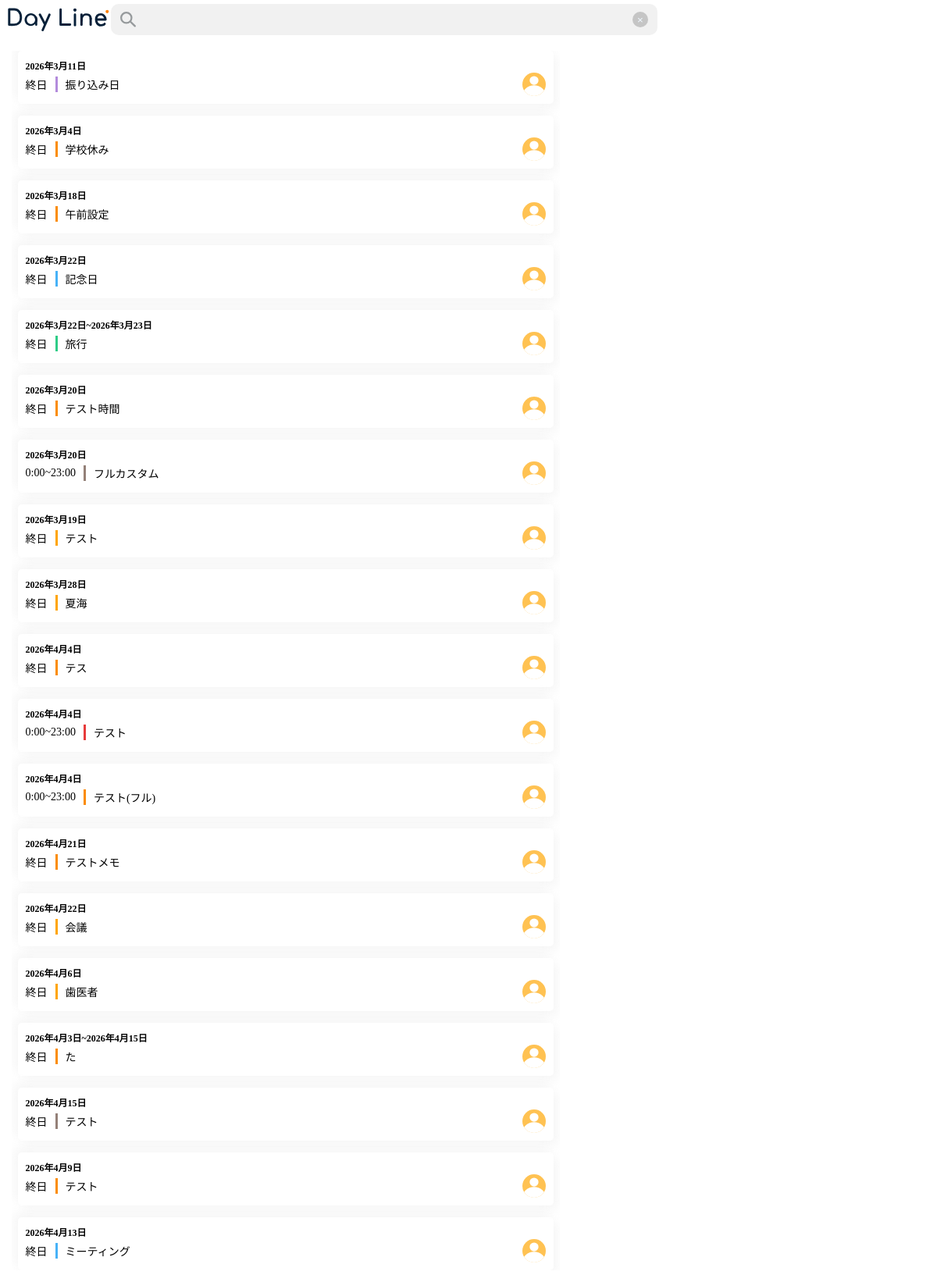
Page /index/event/search/ (signed in) on the earlier database version.
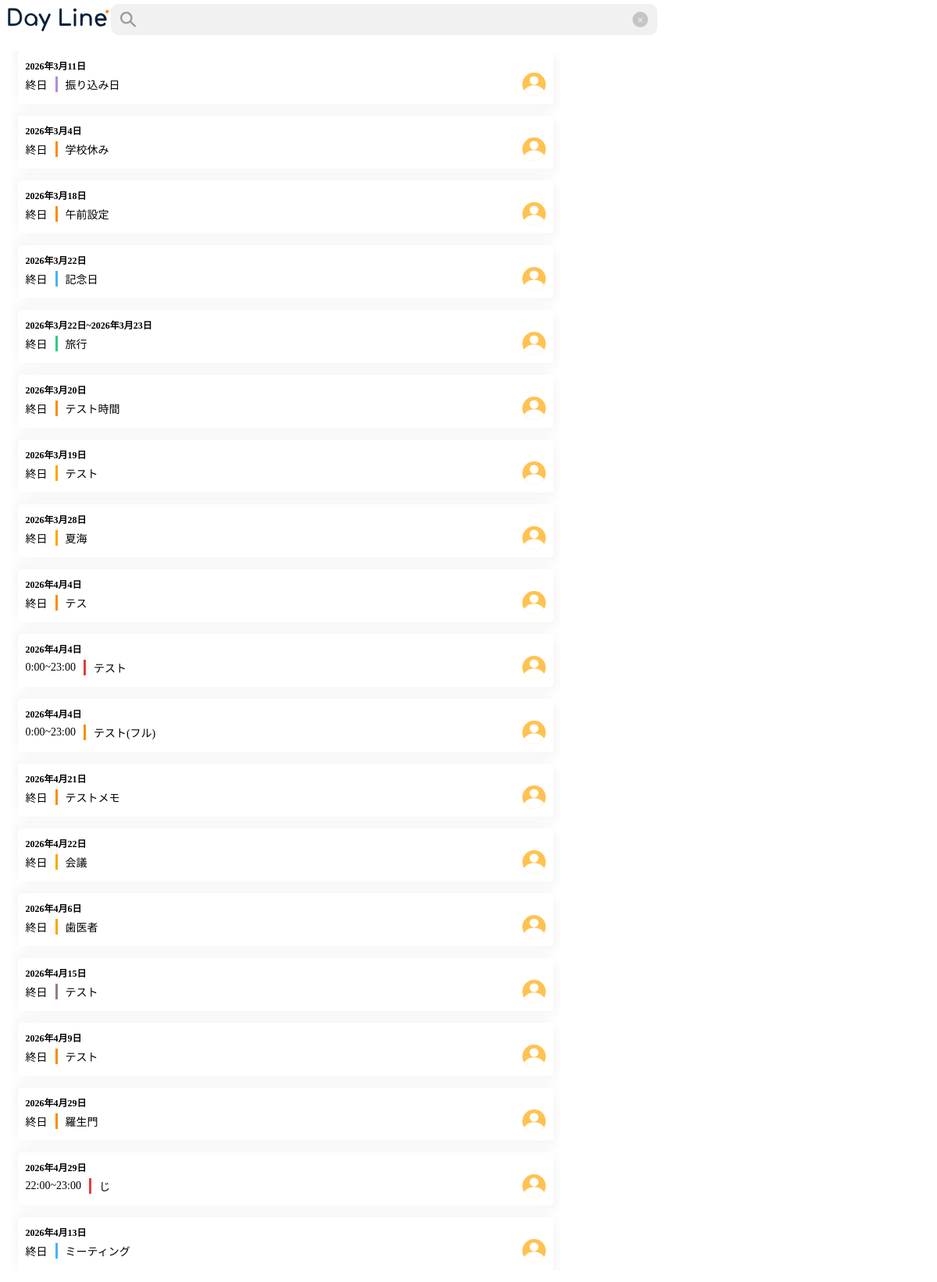
Same page on the later database version.
### DayLine_1_DayLine/models.py (models this page shows, shortened)
class Event(models.Model):
    class Meta:
        verbose_name = "予定"
        verbose_name_plural = "予定"
    created_at = models.DateTimeField(auto_now_add=True)
    updated_at = models.DateTimeField(auto_now=True)
    id = models.UUIDField(
        primary_key=True,
        default=uuid.uuid4,
    )
    room = models.ForeignKey(
        Room,
        verbose_name='ルーム',
        on_delete=models.CASCADE,
        related_name='events',
        null=True
    )
    title = models.CharField(
        verbose_name='タイトル',
        max_length=100,
    )
    created_by = models.ForeignKey(
        CustomUser,
        verbose_name='作成者',
        on_delete=models.SET_NULL,
        null=True
    )
    start_date = models.DateField(
        verbose_name='開始日',
    )
    start_time = models.TimeField(
        verbose_name='開始時間',
        default=datetime.time(0, 0, 0),
        blank=True
    )
    end_date = models.DateField(
        verbose_name='終了日',
        null=True,
        blank=True
    )
    end_time = models.TimeField(
        verbose_name='終了時間',
        default=datetime.time(23, 0, 0),
        null=True,
        blank=True
    )
    allday = models.BooleanField(
        verbose_name='終日設定',
        default=True
    )
    color = models.ForeignKey(
        Color,
        verbose_name="色",
        on_delete=models.SET_NULL,
        null=True,
        blank=True
    )
    repeat = models.ForeignKey(
        Repeat,
        verbose_name="繰り返し",
        on_delete=models.SET_NULL,
        null=True,
        blank=True
    )
    url = models.URLField(
        verbose_name="URL",
        null=True,
        blank=True
    )
    location = models.CharField(
        verbose_name="場所",
        null=True,
        blank=True,
        max_length=100
    )
    memo = models.TextField(
        verbose_name="メモ",
        null=True,
        blank=True,
        max_length=500
    )

### DayLine_1_DayLine/views.py (the view)
# urls.py: path('event/search/', views.SearchEvent.as_view(), name='search_event'),
class SearchEvent(ListView):
    template_name = "serch_event.html"
    model = Event
    def get_queryset(self):
        query = self.request.GET.get('query')
        queryset = Event.objects.filter(
            room__roommember__user=self.request.user
        ).distinct()
        if query:
            event_list = queryset.filter(
                title__icontains=query
            )
        else:
            event_list = queryset.all()
        return event_list

### DayLine_1_DayLine/templates/serch_event.html (shortened to what this page needs)
{% load static %}
<!DOCTYPE html>
<html lang="en">
<head>
    <link rel="stylesheet" href="{% static 'css/index/header.css' %}">
    <link rel="stylesheet" href="{% static 'css/index/search.css' %}">
</head>
<body>
    <header>
        <a href="{% url "DayLine_1_DayLine:index" %}">
            <div class="header-1">
                <img src="{% static 'img/DayLine2.svg' %}" alt="" height="30px">
            </div>
        </a>
        <form action="" method="GET">
            <div class="search-box">
                <div class="search-icon"><img src="{% static "img/検索.svg" %}" alt=""></div>
                <input id="event-search-box" type="text" name="query" value="{{ request.GET.query }}">
                <p><button type="button" id="event-search-box-crear" class="search-clear-btn">×</button></p>
            </div>
        </form>
    </header>
    <main>
        <div class="search_results">
            {% for search in object_list %}
            <div class="search-result">
                {% if search.start_date == search.end_date %}
                <div class="search-result-date">{{search.start_date}}</div>
                {% else %}
                <div class="search-result-date">{{search.start_date}}~{{search.end_date}}</div>
                {% endif %}
                <div class="search-result-detail">
                    {% if search.allday %}
                    <div class="search-result-detail-time">終日</div>
                    {% else  %}
                    <div class="search-result-detail-time">{{search.start_time}}~{{search.end_time}}</div>
                    {% endif %}
                    <div class="search-result-detail-title" style="border-color:{{search.color.color}}">{{search.title}}</div>
                    <div class="search-result-detail-createby"><img src="{% static "img/初期アイコン.svg" %}" alt=""></div>
                </div>
            </div>
            {% endfor %}
        </div>
    </main>
</body>
{% load django_browser_reload %}
</html>

### static/css/index/header.css (style rules this page uses)
header { display: flex; height: 50px; align-items: center; padding-left:10px; }
.header-1 { width: 100%; display: flex; align-items: center; }

### static/css/index/search.css (style rules this page uses)
html, body { margin: 0; padding: 0; height: 100%; width: 100%; overflow: hidden; }
.search-box { display: flex; height: 40px; width: 700px; margin-right: 50px; background-color: rgba(121, 121, 121, 0.1); border-radius: 10px; }
.search-icon { display: flex; align-items: center; justify-content: center; width: 50px; }
.search-icon img { height: 20px; }
.search-box input { border: none; width: 100%; background: none; }
.search-box p { display: flex; align-items: center; justify-content: center; width: 50px; }
#event-search-box-crear { border-radius: 100px; border: none; height: 20px; width: 20px; background-color: rgba(173, 173, 173, 0.649); color: aliceblue; }
main { height: calc(100% - 50px - (15px * 2)); width: calc(100% - (15px * 2)); display: flex; margin: 15px; gap: 15px; }
.search_results { width: 60%; height: 100%; display: flex; flex-direction: column; align-items: center; overflow-y: scroll; gap: 15px; }
.search-result { height: calc(70px - (10px * 2)); width: 95%; padding: 10px; display: flex; flex-direction: column; border-radius: 5px; box-shadow: 6px 6px 12px rgba(202, 202, 202, 0.158), -6px -6px 12px rgba(202, 202, 202, 0.158); transition: 0.1s; }
.search-result-date { height: 100%; display: flex; align-items: center; font-size: 12px; font-weight: 600; }
.search-result-detail { height: 100%; display: flex; align-items: center; font-size: 14px; }
.search-result-detail-title { margin-left: 10px; padding-left: 10px; border-left: 3px solid; border-color: orange; }
.search-result-detail-createby { display: flex; align-items: center; justify-content: center; margin-left: auto; }
.search-result-detail-createby img { height: 30px; width: auto; }

Differences in the rows shown:
removed Event: start_date "2026年3月20日", start_time "0:00", end_time "23:00", title "フルカスタム"
removed Event: start_date "2026年4月3日", end_date "2026年4月15日", allday "終日", title "た"
added Event: start_date "2026年4月29日", allday "終日", title "羅生門"
added Event: start_date "2026年4月29日", start_time "22:00", end_time "23:00", title "じ"
